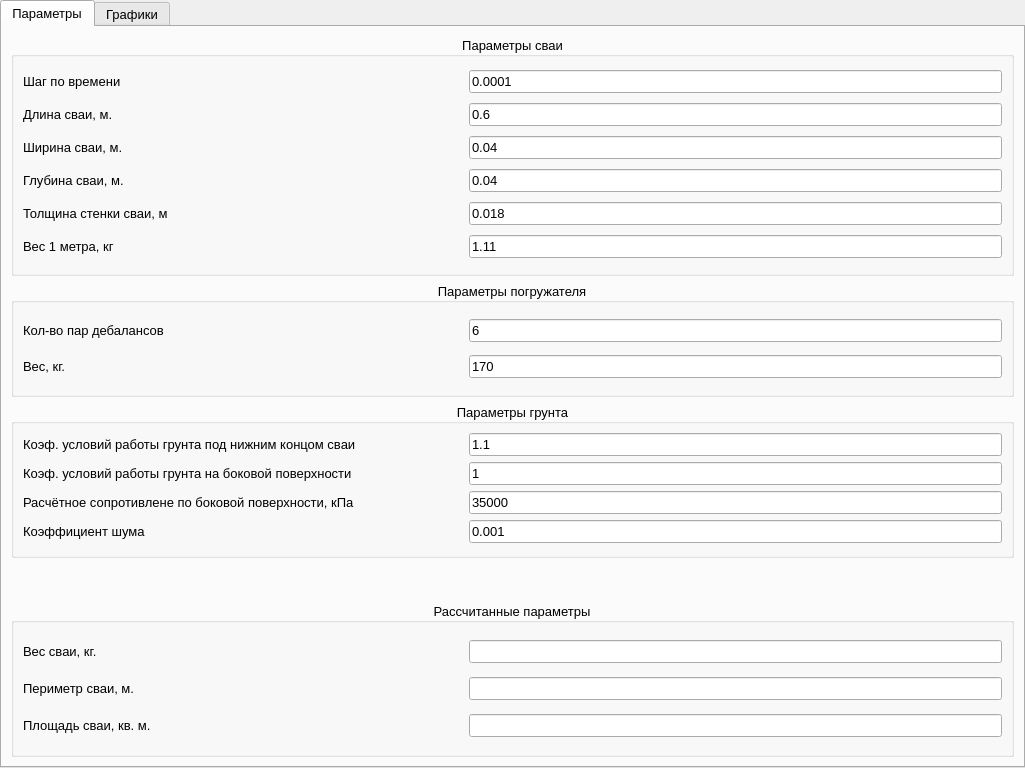
<?xml version="1.0" encoding="UTF-8"?>
<ui version="4.0">
 <class>MainWindow</class>
 <widget class="QMainWindow" name="MainWindow">
  <property name="geometry">
   <rect>
    <x>0</x>
    <y>0</y>
    <width>1025</width>
    <height>768</height>
   </rect>
  </property>
  <property name="minimumSize">
   <size>
    <width>1024</width>
    <height>768</height>
   </size>
  </property>
  <property name="font">
   <font>
    <family>Arial</family>
    <pointsize>10</pointsize>
   </font>
  </property>
  <property name="windowTitle">
   <string>Xolm3</string>
  </property>
  <widget class="QWidget" name="centralwidget">
   <layout class="QVBoxLayout" name="verticalLayout">
    <property name="spacing">
     <number>0</number>
    </property>
    <property name="leftMargin">
     <number>0</number>
    </property>
    <property name="topMargin">
     <number>0</number>
    </property>
    <property name="rightMargin">
     <number>0</number>
    </property>
    <property name="bottomMargin">
     <number>0</number>
    </property>
    <item>
     <widget class="QTabWidget" name="tabWidget">
      <property name="layoutDirection">
       <enum>Qt::LeftToRight</enum>
      </property>
      <property name="currentIndex">
       <number>0</number>
      </property>
      <widget class="QWidget" name="params">
       <attribute name="title">
        <string>Параметры</string>
       </attribute>
       <layout class="QGridLayout" name="gridLayout">
        <item row="1" column="0">
         <widget class="QGroupBox" name="groupBox_2">
          <property name="minimumSize">
           <size>
            <width>0</width>
            <height>115</height>
           </size>
          </property>
          <property name="title">
           <string>Параметры погружателя</string>
          </property>
          <property name="alignment">
           <set>Qt::AlignCenter</set>
          </property>
          <layout class="QVBoxLayout" name="verticalLayout_3">
           <item>
            <layout class="QHBoxLayout" name="horizontalLayout">
             <item>
              <widget class="QLabel" name="label">
               <property name="minimumSize">
                <size>
                 <width>440</width>
                 <height>0</height>
                </size>
               </property>
               <property name="text">
                <string>Кол-во пар дебалансов</string>
               </property>
              </widget>
             </item>
             <item>
              <widget class="QLineEdit" name="plunger_pairs_edit">
               <property name="text">
                <string>6</string>
               </property>
               <property name="maxLength">
                <number>100</number>
               </property>
              </widget>
             </item>
            </layout>
           </item>
           <item>
            <layout class="QHBoxLayout" name="horizontalLayout_10">
             <item>
              <widget class="QLabel" name="label_10">
               <property name="minimumSize">
                <size>
                 <width>440</width>
                 <height>0</height>
                </size>
               </property>
               <property name="text">
                <string>Вес, кг.</string>
               </property>
              </widget>
             </item>
             <item>
              <widget class="QLineEdit" name="plunger_weight_edit">
               <property name="text">
                <string>170</string>
               </property>
               <property name="maxLength">
                <number>100</number>
               </property>
              </widget>
             </item>
            </layout>
           </item>
          </layout>
         </widget>
        </item>
        <item row="2" column="0">
         <widget class="QGroupBox" name="groupBox_3">
          <property name="minimumSize">
           <size>
            <width>0</width>
            <height>155</height>
           </size>
          </property>
          <property name="title">
           <string>Параметры грунта</string>
          </property>
          <property name="alignment">
           <set>Qt::AlignCenter</set>
          </property>
          <layout class="QVBoxLayout" name="verticalLayout_4">
           <item>
            <layout class="QHBoxLayout" name="horizontalLayout_9">
             <item>
              <widget class="QLabel" name="label_9">
               <property name="minimumSize">
                <size>
                 <width>440</width>
                 <height>0</height>
                </size>
               </property>
               <property name="text">
                <string>Коэф. условий работы грунта под нижним концом сваи</string>
               </property>
              </widget>
             </item>
             <item>
              <widget class="QLineEdit" name="coef_lower_pile_edit">
               <property name="text">
                <string>1.1</string>
               </property>
               <property name="maxLength">
                <number>100</number>
               </property>
              </widget>
             </item>
            </layout>
           </item>
           <item>
            <layout class="QHBoxLayout" name="horizontalLayout_14">
             <item>
              <widget class="QLabel" name="label_14">
               <property name="minimumSize">
                <size>
                 <width>440</width>
                 <height>0</height>
                </size>
               </property>
               <property name="text">
                <string>Коэф. условий работы грунта на боковой поверхности</string>
               </property>
              </widget>
             </item>
             <item>
              <widget class="QLineEdit" name="coef_soil_pile_edit">
               <property name="text">
                <string>1</string>
               </property>
               <property name="maxLength">
                <number>100</number>
               </property>
              </widget>
             </item>
            </layout>
           </item>
           <item>
            <layout class="QHBoxLayout" name="horizontalLayout_13">
             <item>
              <widget class="QLabel" name="label_13">
               <property name="minimumSize">
                <size>
                 <width>440</width>
                 <height>0</height>
                </size>
               </property>
               <property name="text">
                <string>Расчётное сопротивлене по боковой поверхности, кПа</string>
               </property>
              </widget>
             </item>
             <item>
              <widget class="QLineEdit" name="resistance_surface_edit">
               <property name="text">
                <string>35000</string>
               </property>
               <property name="maxLength">
                <number>100</number>
               </property>
              </widget>
             </item>
            </layout>
           </item>
           <item>
            <layout class="QHBoxLayout" name="horizontalLayout_26">
             <item>
              <widget class="QLabel" name="label_24">
               <property name="minimumSize">
                <size>
                 <width>440</width>
                 <height>0</height>
                </size>
               </property>
               <property name="text">
                <string>Коэффициент шума</string>
               </property>
              </widget>
             </item>
             <item>
              <widget class="QLineEdit" name="noise_coef_edit">
               <property name="text">
                <string>0.001</string>
               </property>
               <property name="maxLength">
                <number>100</number>
               </property>
              </widget>
             </item>
            </layout>
           </item>
          </layout>
         </widget>
        </item>
        <item row="0" column="0">
         <widget class="QGroupBox" name="groupBox">
          <property name="minimumSize">
           <size>
            <width>0</width>
            <height>240</height>
           </size>
          </property>
          <property name="title">
           <string>Параметры сваи</string>
          </property>
          <property name="alignment">
           <set>Qt::AlignCenter</set>
          </property>
          <layout class="QVBoxLayout" name="verticalLayout_2">
           <item>
            <layout class="QHBoxLayout" name="horizontalLayout_3">
             <item>
              <widget class="QLabel" name="label_3">
               <property name="minimumSize">
                <size>
                 <width>440</width>
                 <height>0</height>
                </size>
               </property>
               <property name="text">
                <string>Шаг по времени</string>
               </property>
              </widget>
             </item>
             <item>
              <widget class="QLineEdit" name="time_step_edit">
               <property name="inputMethodHints">
                <set>Qt::ImhNone</set>
               </property>
               <property name="text">
                <string>0.0001</string>
               </property>
               <property name="maxLength">
                <number>100</number>
               </property>
              </widget>
             </item>
            </layout>
           </item>
           <item>
            <layout class="QHBoxLayout" name="horizontalLayout_6">
             <item>
              <widget class="QLabel" name="label_6">
               <property name="minimumSize">
                <size>
                 <width>440</width>
                 <height>0</height>
                </size>
               </property>
               <property name="text">
                <string>Длина сваи, м.</string>
               </property>
              </widget>
             </item>
             <item>
              <widget class="QLineEdit" name="pile_length_edit">
               <property name="text">
                <string>0.6</string>
               </property>
               <property name="maxLength">
                <number>100</number>
               </property>
              </widget>
             </item>
            </layout>
           </item>
           <item>
            <layout class="QHBoxLayout" name="horizontalLayout_4">
             <item>
              <widget class="QLabel" name="label_4">
               <property name="minimumSize">
                <size>
                 <width>440</width>
                 <height>0</height>
                </size>
               </property>
               <property name="text">
                <string>Ширина сваи, м.</string>
               </property>
              </widget>
             </item>
             <item>
              <widget class="QLineEdit" name="pile_width_edit">
               <property name="text">
                <string>0.04</string>
               </property>
               <property name="maxLength">
                <number>100</number>
               </property>
              </widget>
             </item>
            </layout>
           </item>
           <item>
            <layout class="QHBoxLayout" name="horizontalLayout_5">
             <item>
              <widget class="QLabel" name="label_5">
               <property name="minimumSize">
                <size>
                 <width>440</width>
                 <height>0</height>
                </size>
               </property>
               <property name="text">
                <string>Глубина сваи, м.</string>
               </property>
              </widget>
             </item>
             <item>
              <widget class="QLineEdit" name="pile_depth_edit">
               <property name="text">
                <string>0.04</string>
               </property>
               <property name="maxLength">
                <number>100</number>
               </property>
              </widget>
             </item>
            </layout>
           </item>
           <item>
            <layout class="QHBoxLayout" name="horizontalLayout_12">
             <item>
              <widget class="QLabel" name="label_20">
               <property name="minimumSize">
                <size>
                 <width>440</width>
                 <height>0</height>
                </size>
               </property>
               <property name="text">
                <string>Толщина стенки сваи, м</string>
               </property>
              </widget>
             </item>
             <item>
              <widget class="QLineEdit" name="pile_thickness_edit">
               <property name="inputMethodHints">
                <set>Qt::ImhNone</set>
               </property>
               <property name="text">
                <string>0.018</string>
               </property>
               <property name="maxLength">
                <number>100</number>
               </property>
              </widget>
             </item>
            </layout>
           </item>
           <item>
            <layout class="QHBoxLayout" name="horizontalLayout_25">
             <item>
              <widget class="QLabel" name="label_23">
               <property name="minimumSize">
                <size>
                 <width>440</width>
                 <height>0</height>
                </size>
               </property>
               <property name="text">
                <string>Вес 1 метра, кг</string>
               </property>
              </widget>
             </item>
             <item>
              <widget class="QLineEdit" name="pile_m_weight_edit">
               <property name="inputMethodHints">
                <set>Qt::ImhNone</set>
               </property>
               <property name="text">
                <string>1.11</string>
               </property>
               <property name="maxLength">
                <number>100</number>
               </property>
              </widget>
             </item>
            </layout>
           </item>
          </layout>
         </widget>
        </item>
        <item row="4" column="0">
         <widget class="QGroupBox" name="groupBox_4">
          <property name="minimumSize">
           <size>
            <width>0</width>
            <height>155</height>
           </size>
          </property>
          <property name="title">
           <string>Рассчитанные параметры</string>
          </property>
          <property name="alignment">
           <set>Qt::AlignCenter</set>
          </property>
          <layout class="QVBoxLayout" name="verticalLayout_5">
           <item>
            <layout class="QHBoxLayout" name="horizontalLayout_2">
             <item>
              <widget class="QLabel" name="label_2">
               <property name="minimumSize">
                <size>
                 <width>440</width>
                 <height>0</height>
                </size>
               </property>
               <property name="text">
                <string>Вес сваи, кг.</string>
               </property>
              </widget>
             </item>
             <item>
              <widget class="QLineEdit" name="pile_weight_edit">
               <property name="readOnly">
                <bool>true</bool>
               </property>
              </widget>
             </item>
            </layout>
           </item>
           <item>
            <layout class="QHBoxLayout" name="horizontalLayout_11">
             <item>
              <widget class="QLabel" name="label_11">
               <property name="minimumSize">
                <size>
                 <width>440</width>
                 <height>0</height>
                </size>
               </property>
               <property name="text">
                <string>Периметр сваи, м.</string>
               </property>
              </widget>
             </item>
             <item>
              <widget class="QLineEdit" name="pile_perimeter_edit">
               <property name="readOnly">
                <bool>true</bool>
               </property>
              </widget>
             </item>
            </layout>
           </item>
           <item>
            <layout class="QHBoxLayout" name="horizontalLayout_8">
             <item>
              <widget class="QLabel" name="label_8">
               <property name="minimumSize">
                <size>
                 <width>440</width>
                 <height>0</height>
                </size>
               </property>
               <property name="text">
                <string>Площадь сваи, кв. м.</string>
               </property>
              </widget>
             </item>
             <item>
              <widget class="QLineEdit" name="pile_area_edit">
               <property name="readOnly">
                <bool>true</bool>
               </property>
              </widget>
             </item>
            </layout>
           </item>
          </layout>
         </widget>
        </item>
        <item row="3" column="0">
         <spacer name="verticalSpacer">
          <property name="orientation">
           <enum>Qt::Vertical</enum>
          </property>
          <property name="sizeHint" stdset="0">
           <size>
            <width>20</width>
            <height>40</height>
           </size>
          </property>
         </spacer>
        </item>
       </layout>
      </widget>
      <widget class="QWidget" name="graps">
       <attribute name="title">
        <string>Графики</string>
       </attribute>
       <layout class="QHBoxLayout" name="horizontalLayout_15">
        <item>
         <layout class="QVBoxLayout" name="draw_layout">
          <item>
           <widget class="QGroupBox" name="draw_box">
            <property name="sizePolicy">
             <sizepolicy hsizetype="Preferred" vsizetype="Preferred">
              <horstretch>0</horstretch>
              <verstretch>0</verstretch>
             </sizepolicy>
            </property>
            <property name="minimumSize">
             <size>
              <width>630</width>
              <height>0</height>
             </size>
            </property>
            <property name="title">
             <string notr="true"/>
            </property>
            <property name="alignment">
             <set>Qt::AlignCenter</set>
            </property>
            <property name="flat">
             <bool>false</bool>
            </property>
            <layout class="QVBoxLayout" name="draw_box_layout">
             <property name="spacing">
              <number>0</number>
             </property>
             <property name="leftMargin">
              <number>0</number>
             </property>
             <property name="topMargin">
              <number>0</number>
             </property>
             <property name="rightMargin">
              <number>0</number>
             </property>
             <property name="bottomMargin">
              <number>0</number>
             </property>
            </layout>
           </widget>
          </item>
         </layout>
        </item>
        <item>
         <layout class="QVBoxLayout" name="verticalLayout_7">
          <property name="leftMargin">
           <number>6</number>
          </property>
          <property name="topMargin">
           <number>6</number>
          </property>
          <property name="rightMargin">
           <number>6</number>
          </property>
          <property name="bottomMargin">
           <number>0</number>
          </property>
          <item>
           <spacer name="verticalSpacer_3">
            <property name="orientation">
             <enum>Qt::Vertical</enum>
            </property>
            <property name="sizeHint" stdset="0">
             <size>
              <width>20</width>
              <height>40</height>
             </size>
            </property>
           </spacer>
          </item>
          <item>
           <layout class="QVBoxLayout" name="verticalLayout_10">
            <item>
             <widget class="QWidget" name="widged_pile_draw" native="true">
              <property name="sizePolicy">
               <sizepolicy hsizetype="Fixed" vsizetype="Fixed">
                <horstretch>0</horstretch>
                <verstretch>0</verstretch>
               </sizepolicy>
              </property>
              <property name="minimumSize">
               <size>
                <width>345</width>
                <height>340</height>
               </size>
              </property>
              <property name="maximumSize">
               <size>
                <width>345</width>
                <height>340</height>
               </size>
              </property>
             </widget>
            </item>
           </layout>
          </item>
          <item>
           <spacer name="verticalSpacer_2">
            <property name="orientation">
             <enum>Qt::Vertical</enum>
            </property>
            <property name="sizeHint" stdset="0">
             <size>
              <width>20</width>
              <height>40</height>
             </size>
            </property>
           </spacer>
          </item>
          <item>
           <widget class="QProgressBar" name="progress_bar">
            <property name="sizePolicy">
             <sizepolicy hsizetype="Expanding" vsizetype="Fixed">
              <horstretch>0</horstretch>
              <verstretch>0</verstretch>
             </sizepolicy>
            </property>
            <property name="maximumSize">
             <size>
              <width>350</width>
              <height>16777215</height>
             </size>
            </property>
            <property name="value">
             <number>0</number>
            </property>
            <property name="alignment">
             <set>Qt::AlignCenter</set>
            </property>
            <property name="textVisible">
             <bool>true</bool>
            </property>
            <property name="orientation">
             <enum>Qt::Horizontal</enum>
            </property>
            <property name="textDirection">
             <enum>QProgressBar::TopToBottom</enum>
            </property>
           </widget>
          </item>
          <item>
           <widget class="QGroupBox" name="params_group_box">
            <property name="sizePolicy">
             <sizepolicy hsizetype="Minimum" vsizetype="Preferred">
              <horstretch>0</horstretch>
              <verstretch>0</verstretch>
             </sizepolicy>
            </property>
            <property name="minimumSize">
             <size>
              <width>350</width>
              <height>0</height>
             </size>
            </property>
            <property name="maximumSize">
             <size>
              <width>350</width>
              <height>16777215</height>
             </size>
            </property>
            <property name="title">
             <string>Погружение не начато</string>
            </property>
            <property name="alignment">
             <set>Qt::AlignCenter</set>
            </property>
            <layout class="QVBoxLayout" name="verticalLayout_6">
             <property name="spacing">
              <number>4</number>
             </property>
             <property name="leftMargin">
              <number>4</number>
             </property>
             <property name="topMargin">
              <number>4</number>
             </property>
             <property name="rightMargin">
              <number>4</number>
             </property>
             <property name="bottomMargin">
              <number>4</number>
             </property>
             <item>
              <layout class="QHBoxLayout" name="horizontalLayout_22">
               <item>
                <widget class="QLabel" name="label_19">
                 <property name="minimumSize">
                  <size>
                   <width>190</width>
                   <height>0</height>
                  </size>
                 </property>
                 <property name="text">
                  <string>Время погружения, сек.</string>
                 </property>
                </widget>
               </item>
               <item>
                <widget class="QLineEdit" name="time_edit">
                 <property name="readOnly">
                  <bool>true</bool>
                 </property>
                </widget>
               </item>
              </layout>
             </item>
             <item>
              <layout class="QHBoxLayout" name="horizontalLayout_21">
               <item>
                <widget class="QLabel" name="label_18">
                 <property name="minimumSize">
                  <size>
                   <width>190</width>
                   <height>0</height>
                  </size>
                 </property>
                 <property name="text">
                  <string>Глубина погружения, м</string>
                 </property>
                </widget>
               </item>
               <item>
                <widget class="QLineEdit" name="depth_edit">
                 <property name="readOnly">
                  <bool>true</bool>
                 </property>
                </widget>
               </item>
              </layout>
             </item>
             <item>
              <layout class="QHBoxLayout" name="horizontalLayout_18">
               <item>
                <widget class="QLabel" name="label_15">
                 <property name="minimumSize">
                  <size>
                   <width>190</width>
                   <height>0</height>
                  </size>
                 </property>
                 <property name="text">
                  <string>Скорость, об/сек</string>
                 </property>
                </widget>
               </item>
               <item>
                <widget class="QLineEdit" name="speed_edit">
                 <property name="readOnly">
                  <bool>true</bool>
                 </property>
                </widget>
               </item>
              </layout>
             </item>
             <item>
              <layout class="QHBoxLayout" name="horizontalLayout_20">
               <item>
                <widget class="QLabel" name="label_17">
                 <property name="minimumSize">
                  <size>
                   <width>190</width>
                   <height>0</height>
                  </size>
                 </property>
                 <property name="text">
                  <string>Импульс</string>
                 </property>
                </widget>
               </item>
               <item>
                <widget class="QLineEdit" name="impulse_edit">
                 <property name="readOnly">
                  <bool>true</bool>
                 </property>
                </widget>
               </item>
              </layout>
             </item>
             <item>
              <layout class="QHBoxLayout" name="horizontalLayout_19">
               <item>
                <widget class="QLabel" name="label_16">
                 <property name="minimumSize">
                  <size>
                   <width>190</width>
                   <height>0</height>
                  </size>
                 </property>
                 <property name="text">
                  <string>Импульс с шумом</string>
                 </property>
                </widget>
               </item>
               <item>
                <widget class="QLineEdit" name="impulse_noise_edit">
                 <property name="readOnly">
                  <bool>true</bool>
                 </property>
                </widget>
               </item>
              </layout>
             </item>
            </layout>
           </widget>
          </item>
          <item>
           <widget class="QGroupBox" name="groupBox_10">
            <property name="sizePolicy">
             <sizepolicy hsizetype="Minimum" vsizetype="Preferred">
              <horstretch>0</horstretch>
              <verstretch>0</verstretch>
             </sizepolicy>
            </property>
            <property name="minimumSize">
             <size>
              <width>350</width>
              <height>0</height>
             </size>
            </property>
            <property name="maximumSize">
             <size>
              <width>350</width>
              <height>16777215</height>
             </size>
            </property>
            <property name="title">
             <string>Управление процессом</string>
            </property>
            <property name="alignment">
             <set>Qt::AlignCenter</set>
            </property>
            <layout class="QVBoxLayout" name="verticalLayout_8">
             <property name="spacing">
              <number>4</number>
             </property>
             <property name="leftMargin">
              <number>4</number>
             </property>
             <property name="topMargin">
              <number>4</number>
             </property>
             <property name="rightMargin">
              <number>4</number>
             </property>
             <property name="bottomMargin">
              <number>4</number>
             </property>
             <item>
              <layout class="QHBoxLayout" name="horizontalLayout_16">
               <item>
                <widget class="QPushButton" name="start_button">
                 <property name="text">
                  <string>Старт</string>
                 </property>
                 <property name="checkable">
                  <bool>false</bool>
                 </property>
                 <property name="autoRepeat">
                  <bool>false</bool>
                 </property>
                 <property name="autoDefault">
                  <bool>false</bool>
                 </property>
                 <property name="default">
                  <bool>false</bool>
                 </property>
                 <property name="flat">
                  <bool>false</bool>
                 </property>
                </widget>
               </item>
               <item>
                <widget class="QPushButton" name="stop_button">
                 <property name="text">
                  <string>Стоп</string>
                 </property>
                 <property name="checkable">
                  <bool>false</bool>
                 </property>
                 <property name="checked">
                  <bool>false</bool>
                 </property>
                </widget>
               </item>
              </layout>
             </item>
             <item>
              <layout class="QHBoxLayout" name="horizontalLayout_7">
               <item>
                <widget class="QLabel" name="label_7">
                 <property name="text">
                  <string>Слежение за
последней точкой</string>
                 </property>
                </widget>
               </item>
               <item>
                <widget class="QComboBox" name="tracking_toggle_box">
                 <property name="currentIndex">
                  <number>0</number>
                 </property>
                 <item>
                  <property name="text">
                   <string>Нет</string>
                  </property>
                 </item>
                 <item>
                  <property name="text">
                   <string>Фиксированное</string>
                  </property>
                 </item>
                 <item>
                  <property name="text">
                   <string>Динамическое</string>
                  </property>
                 </item>
                </widget>
               </item>
              </layout>
             </item>
             <item>
              <widget class="Line" name="line">
               <property name="orientation">
                <enum>Qt::Horizontal</enum>
               </property>
              </widget>
             </item>
             <item>
              <layout class="QHBoxLayout" name="horizontalLayout_17">
               <item>
                <widget class="QLabel" name="label_12">
                 <property name="text">
                  <string>Скорость процесса</string>
                 </property>
                </widget>
               </item>
               <item>
                <widget class="QSlider" name="speed_slider">
                 <property name="minimum">
                  <number>1</number>
                 </property>
                 <property name="maximum">
                  <number>300</number>
                 </property>
                 <property name="value">
                  <number>1</number>
                 </property>
                 <property name="orientation">
                  <enum>Qt::Horizontal</enum>
                 </property>
                 <property name="tickPosition">
                  <enum>QSlider::NoTicks</enum>
                 </property>
                 <property name="tickInterval">
                  <number>0</number>
                 </property>
                </widget>
               </item>
              </layout>
             </item>
            </layout>
           </widget>
          </item>
         </layout>
        </item>
       </layout>
      </widget>
     </widget>
    </item>
   </layout>
  </widget>
 </widget>
 <tabstops>
  <tabstop>time_step_edit</tabstop>
  <tabstop>pile_length_edit</tabstop>
  <tabstop>pile_width_edit</tabstop>
  <tabstop>pile_depth_edit</tabstop>
  <tabstop>plunger_pairs_edit</tabstop>
  <tabstop>plunger_weight_edit</tabstop>
  <tabstop>coef_lower_pile_edit</tabstop>
  <tabstop>coef_soil_pile_edit</tabstop>
  <tabstop>resistance_surface_edit</tabstop>
  <tabstop>pile_weight_edit</tabstop>
  <tabstop>pile_perimeter_edit</tabstop>
  <tabstop>pile_area_edit</tabstop>
  <tabstop>depth_edit</tabstop>
  <tabstop>speed_edit</tabstop>
  <tabstop>impulse_edit</tabstop>
  <tabstop>impulse_noise_edit</tabstop>
  <tabstop>start_button</tabstop>
  <tabstop>stop_button</tabstop>
 </tabstops>
 <resources/>
 <connections/>
</ui>
